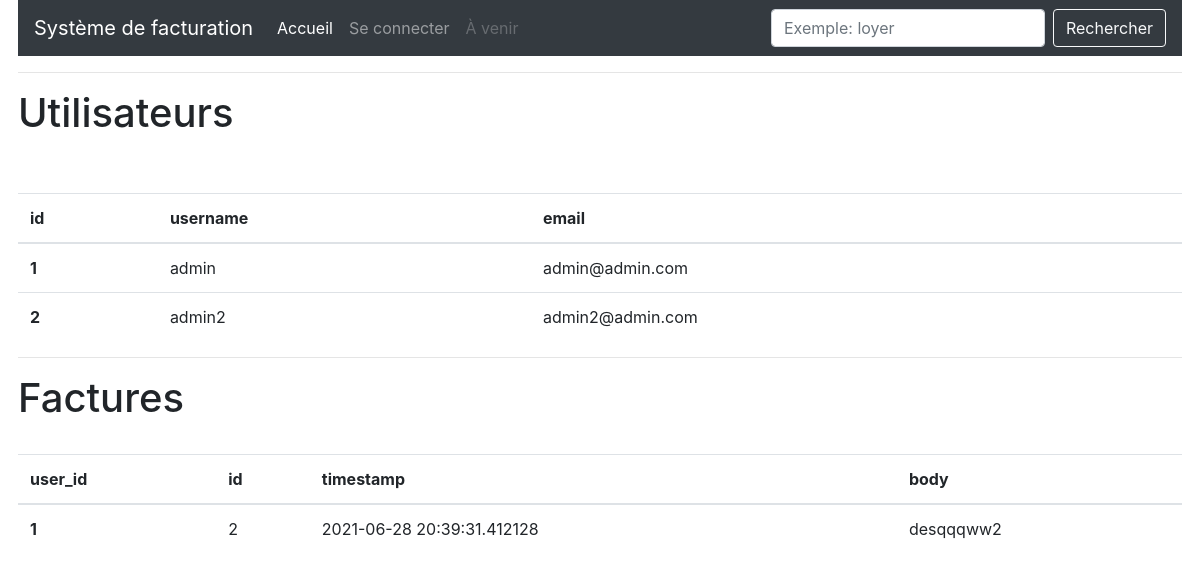
/all, run on an earlier commit of the app's database.
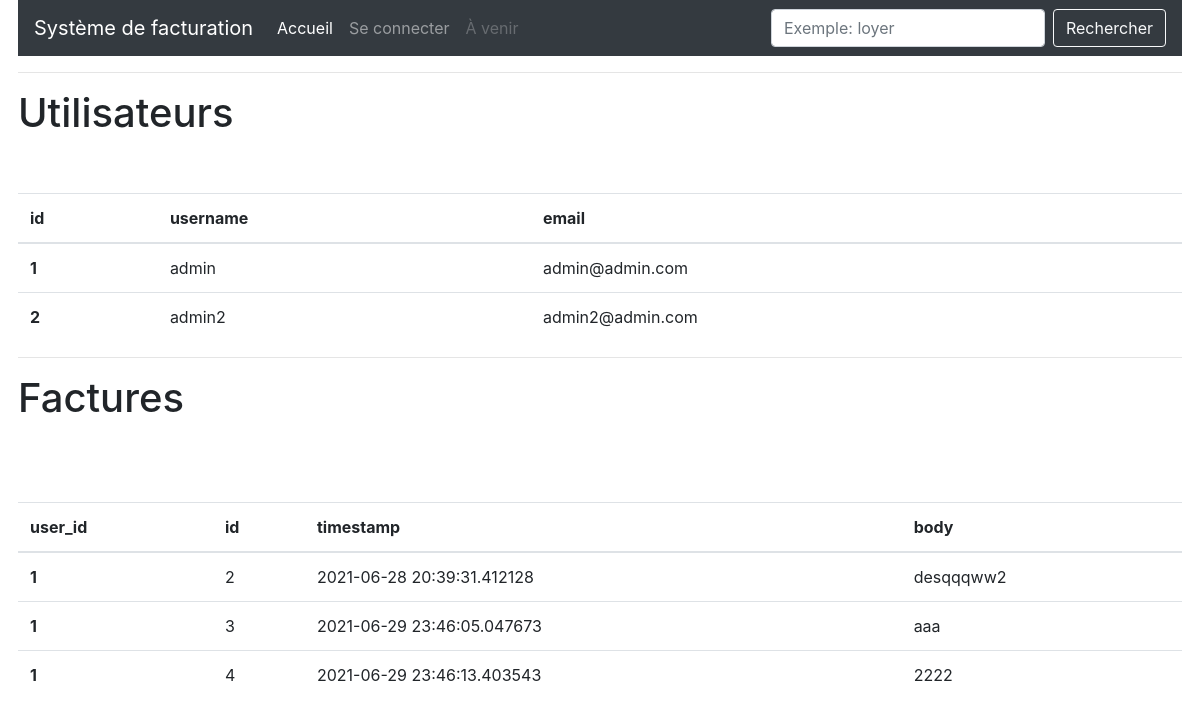
And on a later commit of the database.
### app/models.py (models this page shows, shortened)
class User(UserMixin, db.Model):
    id = db.Column(db.Integer, primary_key=True)
    username = db.Column(db.String(64), index=True, unique=True)
    email = db.Column(db.String(120), index=True, unique=True)
    password_hash = db.Column(db.String(128))
    factures = db.relationship('Facture', backref='author', lazy='dynamic')
    about_me = db.Column(db.String(140))
    last_seen = db.Column(db.DateTime, default=datetime.utcnow)

class Facture(db.Model):
    id = db.Column(db.Integer, primary_key=True)
    name = db.Column(db.String(50))
    body = db.Column(db.String(140))
    timestamp = db.Column(db.DateTime, index=True, default=datetime.utcnow)
    amount = db.Column(db.Float)
    user_id = db.Column(db.Integer, db.ForeignKey('user.id'))

### app/routes.py (the view)
@app.route('/all')
def all():
    users = User.query.all()
    factures = Facture.query.all()
    return render_template('all.html', users=users, factures=factures)

### app/routes.py (called while the page is built)
@app.before_request
def before_request():
    if current_user.is_authenticated:
        current_user.last_seen = datetime.utcnow()
        db.session.commit()

### app/templates/all.html
{% extends "base.html" %}
{% block app_content %}
  <h1>Utilisateurs</h1>
  <table class="table table-hover">
    <thead>
      <tr>
        <th scope="col">id</th>
        <th scope="col">username</th>
        <th scope="col">email</th>
      </tr>
    </thead>
    <tbody>
      {% for u in users %}
        <tr>
          <th scope="row">{{ u.id }}</th>
          <td>{{ u.username }}</td>
          <td>{{ u.email }}</td>
        </tr>
        <br>
      {% endfor %}
    </tbody>
  </table>
  <hr>
  <h1>Factures</h1>
  <table class="table table-hover">
    <thead>
      <tr>
        <th scope="col">user_id</th>
        <th scope="col">id</th>
        <th scope="col">timestamp</th>
        <th scope="col">body</th>
      </tr>
    </thead>
    <tbody>
      {% for f in factures %}
        <tr>
          <th scope="row">{{ f.user_id }}</th>
          <td>{{ f.id }}</td>
          <td>{{ f.timestamp }}</td>
          <td>{{ f.body }}</td>
        </tr>
        <br>
      {% endfor %}
    </tbody>
  </table>
{% endblock %}

What changed in the data, as far as the page shows it:
added Facture: user_id "1", id "3", timestamp "2021-06-29 23:46:05.047673", body "aaa"
added Facture: user_id "1", id "4", timestamp "2021-06-29 23:46:13.403543", body "2222"
